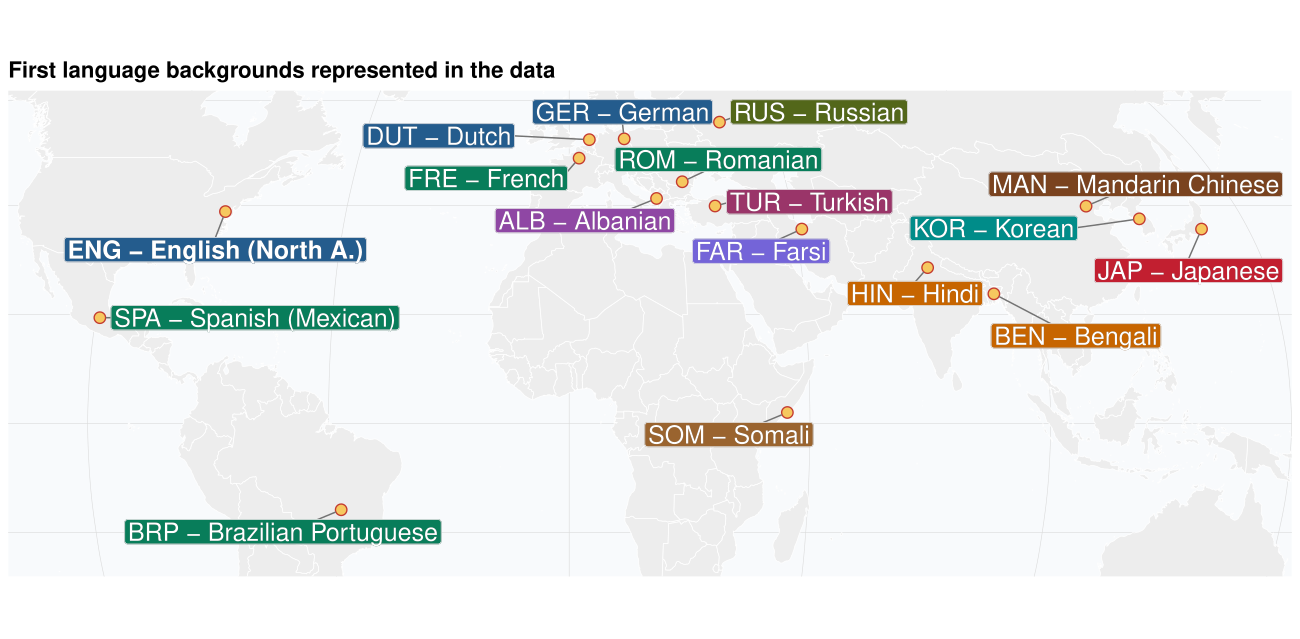

Write the R code that produced this figure.
# World map of languages localized to associated national capitals.
#
# Required packages:
# install.packages(c("ggplot2", "sf", "rnaturalearth", "rnaturalearthdata", "ggrepel"))

required_packages <- c("ggplot2", "sf", "rnaturalearth", "rnaturalearthdata", "ggrepel")
missing_packages <- required_packages[!vapply(required_packages, requireNamespace, logical(1), quietly = TRUE)]

if (length(missing_packages) > 0) {
  stop(
    "Please install missing package(s): ",
    paste(missing_packages, collapse = ", "),
    call. = FALSE
  )
}

library(ggplot2)
library(sf)
library(rnaturalearth)
library(ggrepel)

script_arg <- grep("--file=", commandArgs(FALSE), value = TRUE)
script_file <- normalizePath(sub("--file=", "", script_arg), mustWork = FALSE)
script_dir <- if (length(script_file) == 1 && nzchar(script_file)) dirname(script_file) else getwd()
git_root <- tryCatch(
  suppressWarnings(system2("git", c("rev-parse", "--show-toplevel"), stdout = TRUE, stderr = FALSE)),
  error = function(e) character(0)
)
output_dir <- if (length(git_root) == 1 && nzchar(git_root)) {
  file.path(git_root, "figures/main")
} else {
  script_dir
}
dir.create(output_dir, recursive = TRUE, showWarnings = FALSE)

languages <- data.frame(
  code = c(
    "ALB", "BEN", "BRP", "DUT", "FAR", "FRE", "GER", "HIN",
    "JAP", "KOR", "MAN", "ROM", "RUS", "SPA", "SOM", "TUR",
    "ENG"
  ),
  language = c(
    "Albanian", "Bengali", "Brazilian Portuguese", "Dutch", "Farsi",
    "French", "German", "Hindi", "Japanese", "Korean", "Mandarin Chinese",
    "Romanian", "Russian", "Spanish (Mexican)", "Somali", "Turkish",
    "English (North A.)"
  ),
  country = c(
    "Albania", "Bangladesh", "Brazil", "Netherlands", "Iran",
    "France", "Germany", "India", "Japan", "South Korea", "China",
    "Romania", "Russia", "Mexico", "Somalia", "Turkey",
    "United States"
  ),
  capital = c(
    "Tirana", "Dhaka", "Brasilia", "Amsterdam", "Tehran",
    "Paris", "Berlin", "New Delhi", "Tokyo", "Seoul", "Beijing",
    "Bucharest", "Moscow", "Mexico City", "Mogadishu", "Ankara",
    "Washington, DC"
  ),
  lon = c(
    19.8189, 90.4125, -47.8825, 4.9041, 51.3890,
    2.3522, 13.4050, 77.2090, 139.6917, 126.9780, 116.4074,
    26.1025, 37.6173, -99.1332, 45.3182, 32.8597,
    -77.0369
  ),
  lat = c(
    41.3275, 23.8103, -15.7942, 52.3676, 35.6892,
    48.8566, 52.5200, 28.6139, 35.6895, 37.5665, 39.9042,
    44.4268, 55.7558, 19.4326, 2.0469, 39.9334,
    38.9072
  ),
  family = c(
    "Albanian", "Indo-Aryan", "Romance", "Germanic", "Iranian",
    "Romance", "Germanic", "Indo-Aryan", "Japonic", "Koreanic",
    "Sino-Tibetan", "Romance", "Slavic", "Romance", "Afro-Asiatic",
    "Turkic", "Germanic"
  ),
  stringsAsFactors = FALSE
)

languages$label <- paste0(languages$code, " - ", languages$language)
english <- subset(languages, code == "ENG")
other_languages <- subset(languages, code != "ENG")

family_colors <- c(
  "Afro-Asiatic" = "#9A642F",
  "Albanian" = "#8F47A4",
  "Germanic" = "#245C8D",
  "Indo-Aryan" = "#C76500",
  "Iranian" = "#7464D8",
  "Japonic" = "#C21F30",
  "Koreanic" = "#008C89",
  "Romance" = "#087D5A",
  "Sino-Tibetan" = "#7A431F",
  "Slavic" = "#53671A",
  "Turkic" = "#9A3569"
)

family_outline_colors <- c(
  "Afro-Asiatic" = "#593817",
  "Albanian" = "#4B1D5D",
  "Germanic" = "#0E2F50",
  "Indo-Aryan" = "#693500",
  "Iranian" = "#3C3293",
  "Japonic" = "#6B0F1C",
  "Koreanic" = "#004A49",
  "Romance" = "#003F2D",
  "Sino-Tibetan" = "#3F210D",
  "Slavic" = "#2A3609",
  "Turkic" = "#561834"
)

world <- rnaturalearth::ne_countries(scale = "medium", returnclass = "sf")

worldmap <- ggplot() +
  geom_sf(
    data = world,
    fill = "grey93",
    color = "white",
    linewidth = 0.25
  ) +
  geom_point(
    data = languages,
    aes(x = lon, y = lat),
    color = "#C43B2F",
    fill = "#F6C85F",
    shape = 21,
    size = 3.4,
    stroke = 0.7
  ) +
  ggrepel::geom_label_repel(
    data = other_languages,
    aes(x = lon, y = lat, label = label, fill = family, color = family),
    size = 6.4,
    label.size = 0.3,
    label.padding = unit(0.16, "lines"),
    box.padding = 0.45,
    point.padding = 0.25,
    min.segment.length = 0,
    segment.color = "grey45",
    max.overlaps = Inf,
    seed = 12
  ) +
  ggrepel::geom_label_repel(
    data = other_languages,
    aes(x = lon, y = lat, label = label),
    size = 6.4,
    color = "white",
    fill = NA,
    label.size = NA,
    label.padding = unit(0.16, "lines"),
    box.padding = 0.45,
    point.padding = 0.25,
    min.segment.length = 0,
    segment.color = NA,
    max.overlaps = Inf,
    seed = 12,
    show.legend = FALSE
  ) +
  ggrepel::geom_label_repel(
    data = english,
    aes(x = lon, y = lat, label = label, fill = family, color = family),
    size = 6.4,
    fontface = "bold",
    nudge_y = -7,
    label.size = 0.3,
    label.padding = unit(0.16, "lines"),
    box.padding = 0.45,
    point.padding = 0.25,
    min.segment.length = 0,
    segment.color = "grey45",
    max.overlaps = Inf,
    seed = 12
  ) +
  ggrepel::geom_label_repel(
    data = english,
    aes(x = lon, y = lat, label = label),
    size = 6.4,
    color = "white",
    fill = NA,
    fontface = "bold",
    nudge_y = -7,
    label.size = NA,
    label.padding = unit(0.16, "lines"),
    box.padding = 0.45,
    point.padding = 0.25,
    min.segment.length = 0,
    segment.color = NA,
    max.overlaps = Inf,
    seed = 12,
    show.legend = FALSE
  ) +
  scale_fill_manual(values = family_colors, guide = "none") +
  scale_color_manual(values = family_outline_colors, guide = "none") +
  coord_sf(
    crs = "+proj=robin",
    default_crs = sf::st_crs(4326),
    xlim = c(-118, 152),
    ylim = c(-28, 62),
    expand = FALSE
  ) +
  labs(
    title = "First language backgrounds represented in the data"
  ) +
  theme_minimal(base_size = 12) +
  theme(
    panel.grid.major = element_line(color = "grey86", linewidth = 0.2),
    panel.background = element_rect(fill = "#F8FAFC", color = NA),
    plot.background = element_rect(fill = "white", color = NA),
    plot.title = element_text(face = "bold", size = 16),
    plot.subtitle = element_text(size = 11, color = "grey25"),
    axis.title = element_blank(),
    axis.text = element_blank(),
    axis.ticks = element_blank()
  )

print(worldmap)

ggsave(
  filename = file.path(output_dir, "language_capitals_worldmap.png"),
  plot = worldmap,
  width = 13,
  height = 6.4,
  dpi = 300
)

ggsave(
  filename = file.path(output_dir, "language_capitals_worldmap.pdf"),
  plot = worldmap,
  width = 13,
  height = 6.4
)
